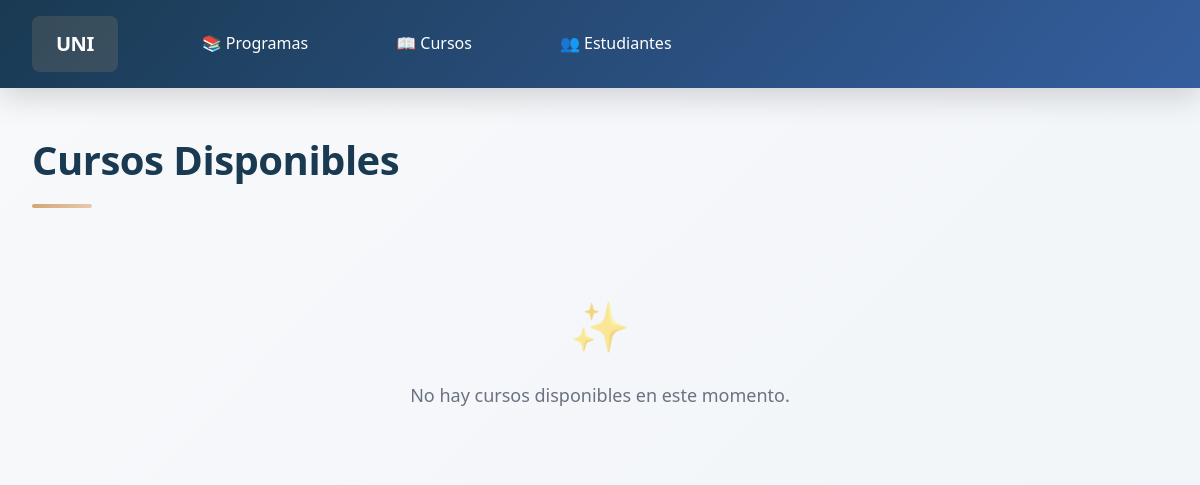
Before: /cursos/ with the older database file.
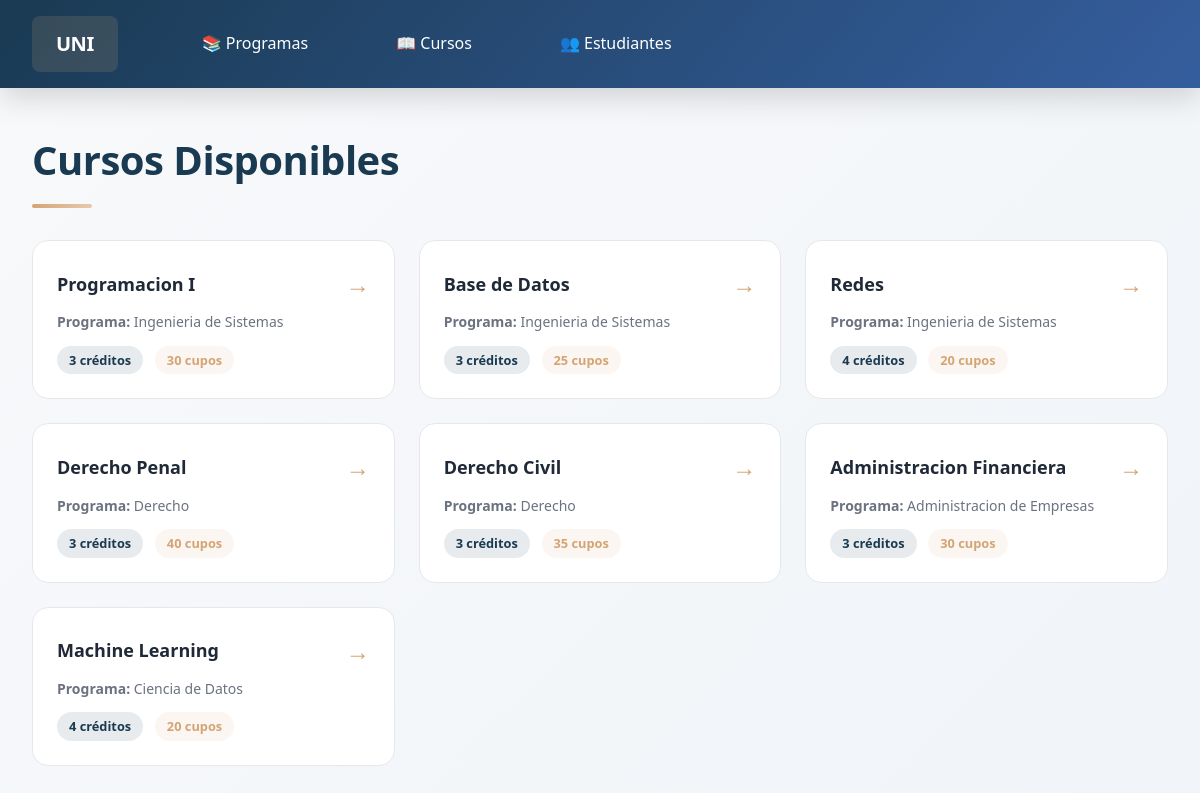
After: the same page with the newer database file.
### universidad/models.py (models this page shows, shortened)
class Course(models.Model):
    CATEGORIES = [
        ("PRESENCIAL", "Presencial"),
        ("VIRTUAL", "Virtual"),
        ("HIBRIDO", "Híbrido"),
    ]
    name = models.CharField(max_length=100)
    program = models.ForeignKey(
        Program,
        on_delete=models.CASCADE,
        related_name="courses"
    )
    quotas = models.IntegerField()
    credit_number = models.IntegerField()
    category = models.CharField(
        max_length=10,
        choices=CATEGORIES,
        default="PRESENCIAL"
    )

class Program(models.Model):
    TYPES = [
        ("PREGRADO", "Pregrado"),
        ("POSGRADO", "Posgrado"),
        ("TECNOLOGO", "Tecnólogo"),
        ("ESPECIALIZACION", "Especialización"),
        ("MASTER", "Master"),
    ]
    name = models.CharField(max_length=120)
    type_program = models.CharField(
        max_length=20,
        choices=TYPES,
        default="PREGRADO"
    )

### universidad/views.py (the view)
# urls.py: path("cursos/", views.course_list, name="courses"),
def course_list(request):
    courses = Course.objects.select_related("program").all()
    return render(request, "universidad/course_list.html", {
        "courses": courses
    })

### universidad/templates/universidad/course_list.html (shortened to what this page needs)
{% extends "universidad/base.html" %}
{% block content %}
<h1>Cursos Disponibles</h1>
<div class="list-container">
    {% for course in courses %}
        <div class="list-item">
            <a href="{% url 'universidad:course_detail' course.id %}">
                {{ course.name }}
            </a>
            <div class="secondary-text">
                <strong>Programa:</strong> {{ course.program.name }}
            </div>
            <div class="secondary-text" style="margin-top: 0.75rem;">
                <span style="display: inline-block; background: rgba(26, 58, 82, 0.1); padding: 0.25rem 0.75rem; border-radius: 20px; font-size: 0.8rem; font-weight: 600; color: var(--primary);">
                    {{ course.credit_number }} créditos
                </span>
                <span style="display: inline-block; background: rgba(212, 165, 116, 0.1); padding: 0.25rem 0.75rem; border-radius: 20px; font-size: 0.8rem; font-weight: 600; color: var(--accent); margin-left: 0.5rem;">
                    {{ course.quotas }} cupos
                </span>
            </div>
        </div>
    {% empty %}
        <div class="empty-state" style="grid-column: 1 / -1;">
            No hay cursos disponibles en este momento.
        </div>
    {% endfor %}
</div>
{% endblock %}

### universidad/templates/universidad/base.html (shortened to what this page needs)
{% load static %}
<!DOCTYPE html>
<html>
<head>
    <link rel="stylesheet" href="{% static 'css/main.css' %}">
</head>
<body>
    {% include "universidad/partials/navbar.html" %}
    <main>
        {% block content %}
        {% endblock %}
    </main>
</body>
</html>

### universidad/templates/universidad/partials/navbar.html
<nav>
    <a href="{% url 'universidad:home' %}">UNI</a>
    <a href="{% url 'universidad:programs' %}">📚 Programas</a>
    <a href="{% url 'universidad:courses' %}">📖 Cursos</a>
    <a href="{% url 'universidad:students' %}">👥 Estudiantes</a>
</nav>

### universidad/static/css/main.css (style rules this page uses)
* { margin: 0; padding: 0; box-sizing: border-box; }
:root { --primary: #1a3a52; --primary-light: #2c5aa0; --accent: #d4a574; --accent-light: #e8c9ae; --success: #10b981; --danger: #ef4444; --bg-primary: #f8f9fb; --bg-secondary: #ffffff; --text-primary: #1f2937; --text-secondary: #6b7280; --border: #e5e7eb; --shadow-sm: 0 2px 4px rgba(0, 0, 0, 0.05); --shadow-md: 0 4px 12px rgba(0, 0, 0, 0.1); --shadow-lg: 0 10px 30px rgba(0, 0, 0, 0.15); }
html { scroll-behavior: smooth; }
body { font-family: 'Segoe UI', 'Trebuchet MS', sans-serif; background: linear-gradient(135deg, var(--bg-primary) 0%, #f0f4f8 100%); color: var(--text-primary); line-height: 1.6; min-height: 100vh; }
nav { position: fixed; top: 0; left: 0; right: 0; background: linear-gradient(135deg, var(--primary) 0%, var(--primary-light) 100%); padding: 1rem 2rem; display: flex; align-items: center; gap: 3rem; z-index: 1000; box-shadow: var(--shadow-lg); backdrop-filter: blur(10px); }
nav::before { content: ''; position: absolute; top: 0; left: 0; right: 0; bottom: 0; background: linear-gradient(90deg, transparent 0%, rgba(212, 165, 116, 0.05) 100%); pointer-events: none; }
nav a { position: relative; color: #ffffff; text-decoration: none; font-weight: 500; font-size: 1rem; padding: 0.75rem 1.25rem; border-radius: 0.5rem; transition: all 0.3s cubic-bezier(0.4, 0, 0.2, 1); display: flex; align-items: center; gap: 0.5rem; }
nav a:first-child { font-size: 1.25rem; font-weight: 700; letter-spacing: -0.5px; margin-right: 1rem; text-transform: uppercase; background: rgba(212, 165, 116, 0.15); border-radius: 0.5rem; padding: 0.75rem 1.5rem; }
main { margin-top: 80px; padding: 3rem 2rem; max-width: 1200px; margin-left: auto; margin-right: auto; }
h1 { font-size: 2.5rem; font-weight: 700; margin-bottom: 1rem; color: var(--primary); letter-spacing: -0.5px; animation: slideInDown 0.6s ease-out; }
h1::after { content: ''; display: block; width: 60px; height: 4px; background: linear-gradient(90deg, var(--accent), var(--accent-light)); margin-top: 0.75rem; border-radius: 2px; }
.list-container { display: grid; grid-template-columns: repeat(auto-fill, minmax(320px, 1fr)); gap: 1.5rem; margin: 2rem 0; animation: fadeInUp 0.8s ease-out 0.2s both; }
.list-item { background: var(--bg-secondary); border: 1px solid var(--border); border-radius: 1rem; padding: 1.5rem; transition: all 0.3s cubic-bezier(0.4, 0, 0.2, 1); position: relative; overflow: hidden; }
.list-item::before { content: ''; position: absolute; top: 0; left: 0; right: 0; height: 4px; background: linear-gradient(90deg, var(--primary), var(--accent)); transform: scaleX(0); transform-origin: left; transition: transform 0.3s ease-out; }
.list-item a { color: var(--text-primary); text-decoration: none; font-weight: 600; font-size: 1.125rem; display: flex; justify-content: space-between; align-items: center; transition: color 0.3s ease; }
.list-item a::after { content: '→'; font-size: 1.5rem; color: var(--accent); transition: transform 0.3s ease; }
.list-item .secondary-text { color: var(--text-secondary); font-size: 0.875rem; margin-top: 0.5rem; font-weight: 400; }

Changed rows visible on the page:
added Course: name "Programacion I", program.name "Ingenieria de Sistemas", credit_number "3", quotas "30"
added Course: name "Base de Datos", program.name "Ingenieria de Sistemas", credit_number "3", quotas "25"
added Course: name "Redes", program.name "Ingenieria de Sistemas", credit_number "4", quotas "20"
added Course: name "Derecho Penal", program.name "Derecho", credit_number "3", quotas "40"
added Course: name "Derecho Civil", program.name "Derecho", credit_number "3", quotas "35"
added Course: name "Administracion Financiera", program.name "Administracion de Empresas", credit_number "3", quotas "30"
added Course: name "Machine Learning", program.name "Ciencia de Datos", credit_number "4", quotas "20"
Other visible differences:
text no longer shown: "No hay cursos disponibles en este momento."
